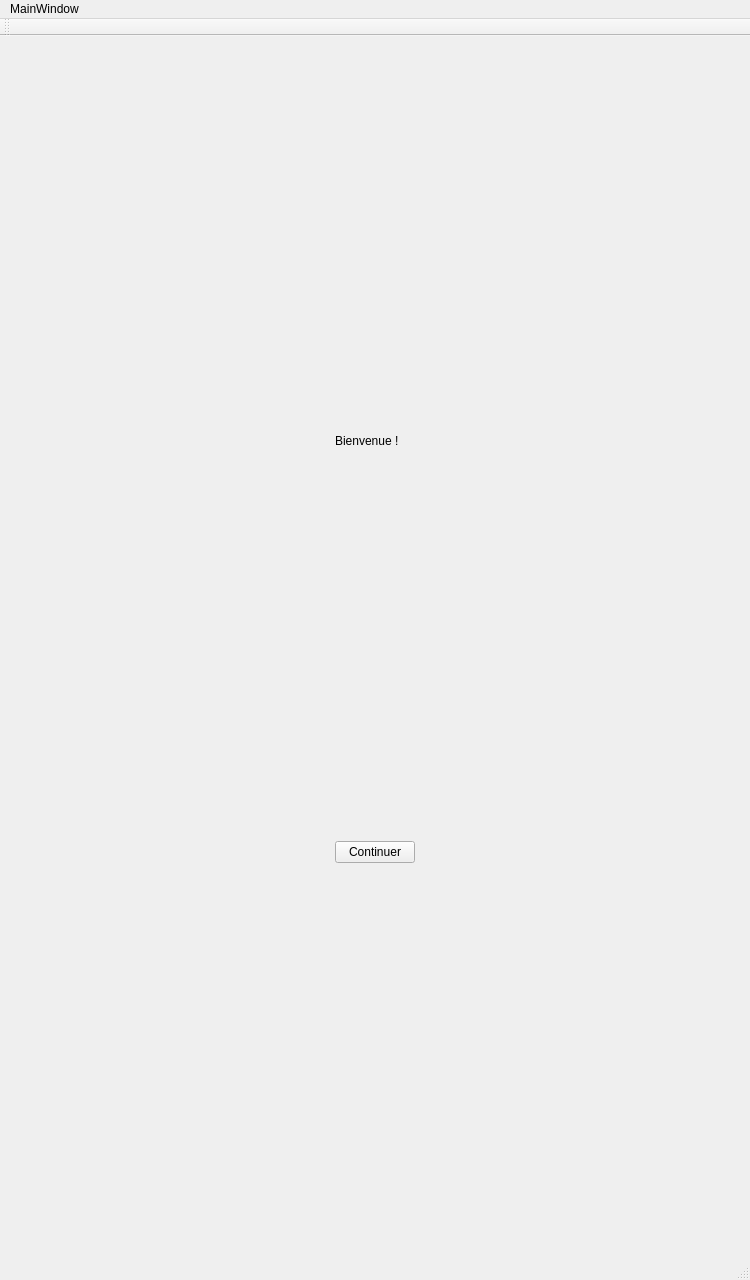
<?xml version="1.0" encoding="UTF-8"?>
<ui version="4.0">
 <class>MainWindow</class>
 <widget class="QMainWindow" name="MainWindow">
  <property name="geometry">
   <rect>
    <x>0</x>
    <y>0</y>
    <width>750</width>
    <height>1280</height>
   </rect>
  </property>
  <property name="windowTitle">
   <string>MainWindow</string>
  </property>
  <widget class="QWidget" name="centralWidget">
   <layout class="QGridLayout" name="gridLayout">
    <item row="0" column="1">
     <spacer name="verticalSpacer_2">
      <property name="orientation">
       <enum>Qt::Vertical</enum>
      </property>
      <property name="sizeHint" stdset="0">
       <size>
        <width>20</width>
        <height>40</height>
       </size>
      </property>
     </spacer>
    </item>
    <item row="2" column="1">
     <spacer name="verticalSpacer_4">
      <property name="orientation">
       <enum>Qt::Vertical</enum>
      </property>
      <property name="sizeHint" stdset="0">
       <size>
        <width>20</width>
        <height>40</height>
       </size>
      </property>
     </spacer>
    </item>
    <item row="1" column="2">
     <spacer name="horizontalSpacer_2">
      <property name="orientation">
       <enum>Qt::Horizontal</enum>
      </property>
      <property name="sizeHint" stdset="0">
       <size>
        <width>40</width>
        <height>20</height>
       </size>
      </property>
     </spacer>
    </item>
    <item row="1" column="0">
     <spacer name="horizontalSpacer">
      <property name="orientation">
       <enum>Qt::Horizontal</enum>
      </property>
      <property name="sizeHint" stdset="0">
       <size>
        <width>40</width>
        <height>20</height>
       </size>
      </property>
     </spacer>
    </item>
    <item row="4" column="1">
     <spacer name="verticalSpacer">
      <property name="orientation">
       <enum>Qt::Vertical</enum>
      </property>
      <property name="sizeHint" stdset="0">
       <size>
        <width>20</width>
        <height>40</height>
       </size>
      </property>
     </spacer>
    </item>
    <item row="1" column="1">
     <widget class="QLabel" name="label">
      <property name="text">
       <string>Bienvenue !</string>
      </property>
     </widget>
    </item>
    <item row="3" column="1">
     <widget class="QPushButton" name="button_continuer">
      <property name="text">
       <string>Continuer</string>
      </property>
     </widget>
    </item>
   </layout>
  </widget>
  <widget class="QMenuBar" name="menuBar">
   <property name="geometry">
    <rect>
     <x>0</x>
     <y>0</y>
     <width>750</width>
     <height>22</height>
    </rect>
   </property>
   <widget class="QMenu" name="menuAccueil">
    <property name="title">
     <string>MainWindow</string>
    </property>
   </widget>
   <addaction name="menuAccueil"/>
  </widget>
  <widget class="QToolBar" name="mainToolBar">
   <attribute name="toolBarArea">
    <enum>TopToolBarArea</enum>
   </attribute>
   <attribute name="toolBarBreak">
    <bool>false</bool>
   </attribute>
  </widget>
  <widget class="QStatusBar" name="statusBar"/>
 </widget>
 <layoutdefault spacing="6" margin="11"/>
 <resources/>
 <connections/>
</ui>
